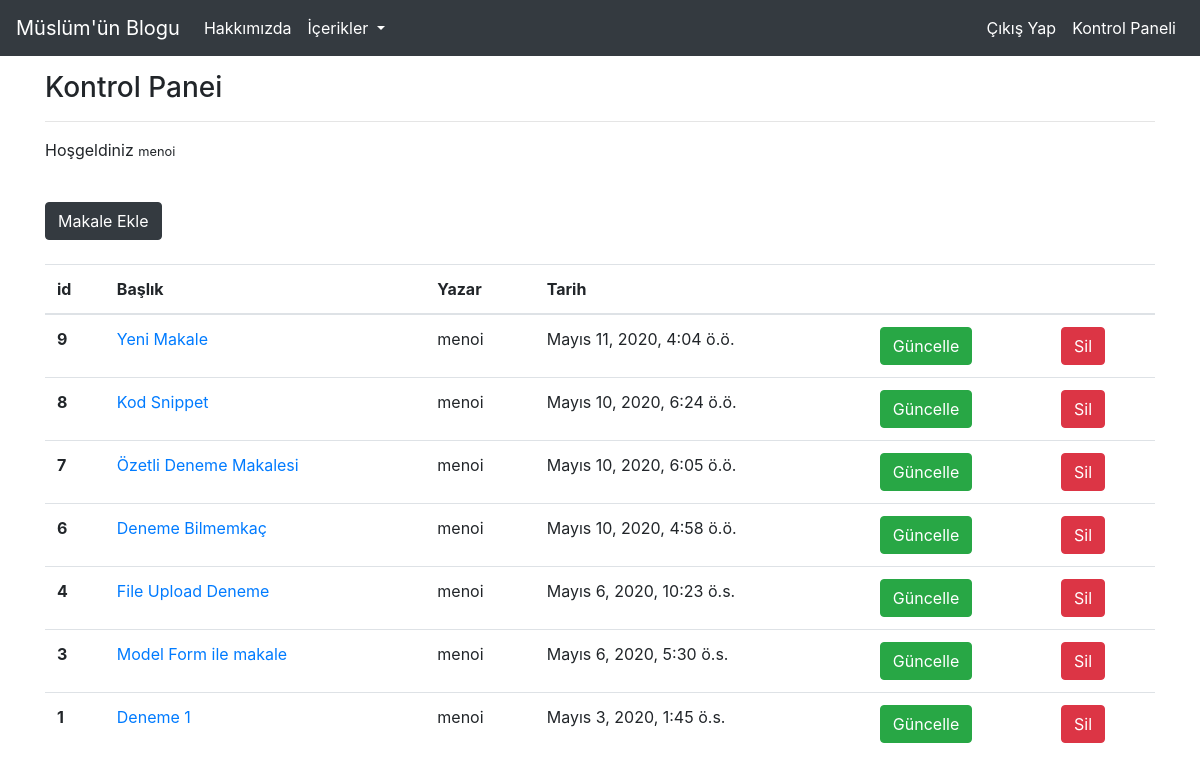
Screenshot of /articles/dashboard/ (signed in) with the database file from the repository.
### article/models.py (models this page shows, shortened)
class Article(models.Model):
    author = models.ForeignKey("auth.User",on_delete=models.CASCADE,verbose_name = "Yazar")
    title = models.CharField(max_length = 50,verbose_name = "Başlık")
    content = RichTextField(verbose_name = "İçerik")
    created_date = models.DateTimeField(auto_now_add=True,verbose_name = "Oluşturulma Tarihi")
    article_image = models.FileField(blank= True,null =True,verbose_name="Fotoğraf") #bu alan hem boş olabilir hem dolu olabilir dedik.
    summary = models.CharField(max_length = 100,blank= True,null =True,verbose_name = "Özet")
    class Meta:
        ordering = ['-created_date']

### article/views.py (the view)
# urls.py: path('dashboard/',views.dashboard,name = "dashboard"),
@login_required(login_url = "user:login")
def dashboard(request):
    articles = Article.objects.filter(author = request.user)
    context = {
        "articles":articles
    }
    return render(request,"dashboard.html",context)

### templates/dashboard.html
{% extends 'layout.html' %}
{% block body %}
    <h3>Kontrol Panei</h3>
    <hr>
    <p>
    Hoşgeldiniz <small>{{request.user.username}}</small></p>
    <br>
    <a class="btn btn-dark" href="/articles/addarticle">Makale Ekle</a>
    <br><br>
    {% if articles %}
        <table class="table">
            <thead>
              <tr>
                <th scope="col">id</th>
                <th scope="col">Başlık</th>
                <th scope="col">Yazar</th>
                <th scope="col">Tarih</th>
                <th scope="col"></th>
                <th scope="col"></th>
              </tr>
            </thead>
            <tbody>
                {% for article in articles %}
                    <tr>
                        <th scope="row">{{article.id}}</th>
                        <td><a href="/articles/article/{{article.id}}">{{article.title}}</a></td>
                        <td>{{article.author.username}}</td>
                        <td>{{article.created_date}}</td>
                        <td><a href="/articles/update/{{article.id}}" class="btn btn-success">Güncelle</a></td>
                        <td><a href="/articles/delete/{{article.id}}" class="btn btn-danger">Sil</a></td>
                    </tr>
                {% endfor %}
            </tbody>
        </table>
    {% else %}
        <div class="alert alert-danger">Henüz makaleniz bulunmuyor.</div>
    {% endif %}
{% endblock body %}

### rows the page displays
Article: id "9", title "Yeni Makale", author.username "menoi", created_date "Mayıs 11, 2020, 4:04 ö.ö."
Article: id "8", title "Kod Snippet", author.username "menoi", created_date "Mayıs 10, 2020, 6:24 ö.ö."
Article: id "7", title "Özetli Deneme Makalesi", author.username "menoi", created_date "Mayıs 10, 2020, 6:05 ö.ö."
Article: id "6", title "Deneme Bilmemkaç", author.username "menoi", created_date "Mayıs 10, 2020, 4:58 ö.ö."
Article: id "4", title "File Upload Deneme", author.username "menoi", created_date "Mayıs 6, 2020, 10:23 ö.s."
Article: id "3", title "Model Form ile makale", author.username "menoi", created_date "Mayıs 6, 2020, 5:30 ö.s."
Article: id "1", title "Deneme 1", author.username "menoi", created_date "Mayıs 3, 2020, 1:45 ö.s."

### other values shown
{{ request.user.username }} "menoi"
